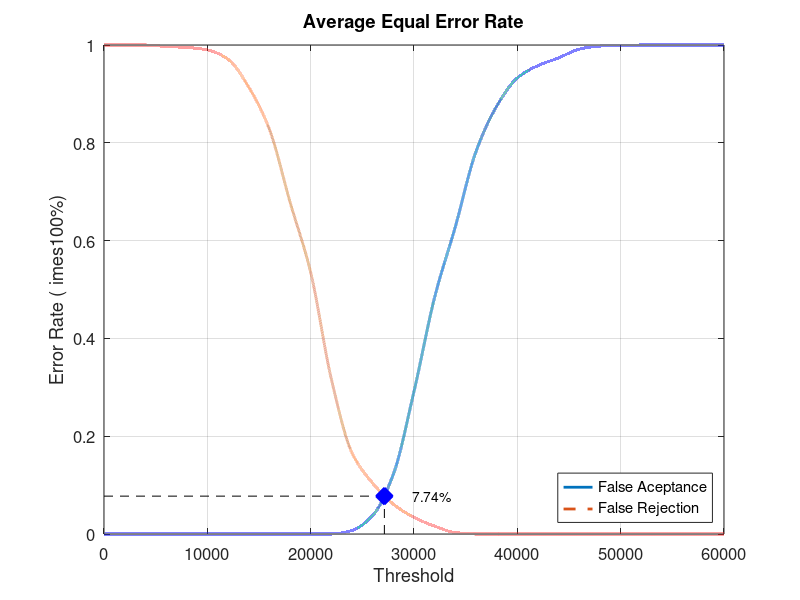
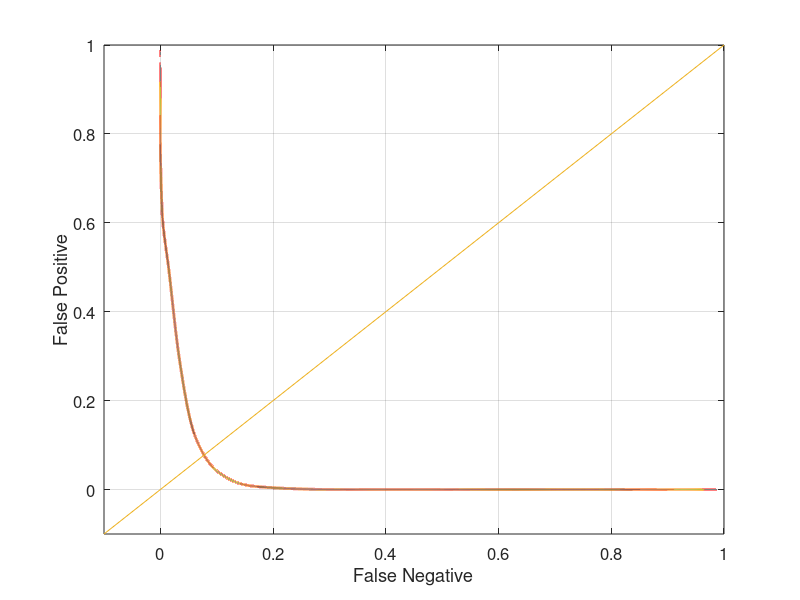

These figures' MATLAB source, in order:
close all;
clear;
clc;
x = 0:2000:60000;
xq = 0:0.5:60000;

y0 = [0 0 0 0 0 0 0 0 0 0 0 0 0.00736842 0.0378947 0.122105 0.291579 0.48421 0.628421 0.782105 0.874737 0.932632 0.957895 0.973684 0.991579 0.997895 0.998947 1 1 1 1 1]
yy0 = interp1(x, y0, xq, 'pchip');
y1 = [1 1 1 0.997 0.995 0.99 0.971 0.914 0.828 0.679 0.535 0.317 0.166 0.104 0.061 0.034 0.016 0.003 0 0 0 0 0 0 0 0 0 0 0 0 0]
yy1 = interp1(x, y1, xq, 'pchip');

% Calculating EER: 
y2 = abs(y0 - y1);
find(y2 == min(y2))
yy2 = abs(yy0 - yy1);
xEER = find(yy2 == min(yy2));
xEERIndex = xq(xEER) % X-axis EER
yEER = yy0(xEER) % Y-axis EER

main = figure
plot(xq, yy0,'-','LineWidth', 2);	hold on
plot(xq, yy1,'--','LineWidth', 2);	hold on
plot([xEERIndex xEERIndex], [0 yEER], 'k--');	hold on
plot([0 xEERIndex], [yEER yEER], 'k--');	hold on
plot(xEERIndex, yEER, 'bx', 'LineWidth', 10);	hold on
text(xEERIndex + 10 * xEERIndex / 100, yEER, [num2str(round((10000 * yEER)) / 100) '%'])
legend('False Aceptance', 'False Rejection', 'Location', 'SouthEast')
xlabel('Threshold')
ylabel('Error Rate (	imes100%)')
title('Average Equal Error Rate')
set(gca, 'FontSize', 12)
axis([0 60000 0 1])
grid on

print(main, 'Database2AverageMain', '-dpng');
FNRxFPR = figure('Color', [1 1 1]);
plot(yy1, yy0, '-', yy1, yy0, 'LineWidth', 2);
hold on
y = -0.1:0.1:1
plot(y, y); 
set(gca, 'FontSize', 12)
xlabel('False Negative')
ylabel('False Positive')
axis([-0.1 1 -0.1 1])
set(gca, 'FontSize', 12)
grid on

print(FNRxFPR, 'Database2AverageFNRxFPR','-dpng');
